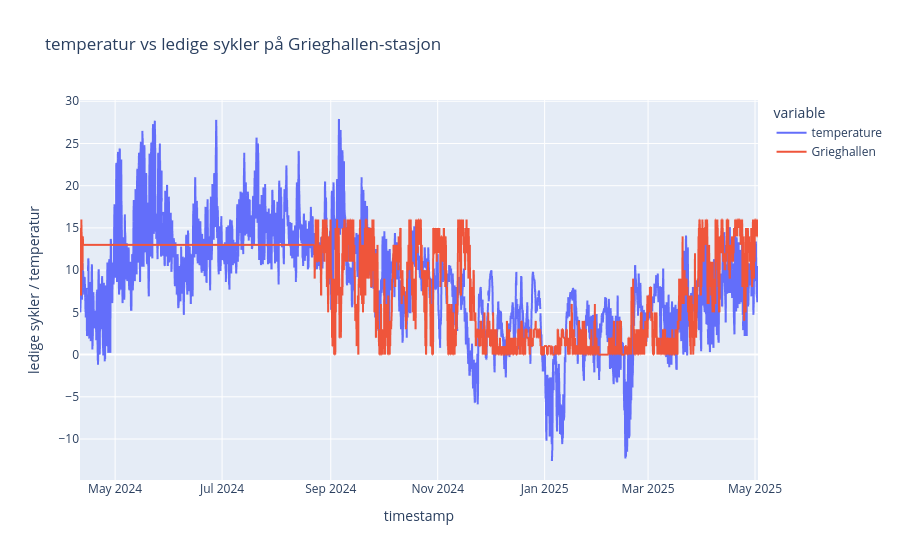

Here is the notebook cell this chart was saved with:
### Code cell
# visualiserer sammenhengen mellom temperatur og ledige sykler på Grieghallen-stasjon via lineplot
fig = px.line(merged_df, "timestamp", ["temperature", "Grieghallen"],
              title="temperatur vs ledige sykler på Grieghallen-stasjon")
fig.update_layout(yaxis_title="ledige sykler / temperatur")
fig.show()

### Figure 1 — Plotly figure (JSON) as saved in the notebook; plotly's stock layout.template omitted (floating-point values rounded to 4 significant figures; data arrays with more than 128 entries replaced by an {"elided": "..."} marker saying what was removed)
{"data": [{"hovertemplate": "variable=temperature<br>timestamp=%{x}<br>value=%{y}<extra></extra>", "legendgroup": "temperature", "line": {"color": "#636efa", "dash": "solid"}, "marker": {"symbol": "circle"}, "mode": "lines", "name": "temperature", "showlegend": true, "type": "scattergl", "x": {"elided": "9284 str values"}, "xaxis": "x", "y": {"elided": "9284 float values"}, "yaxis": "y"}, {"hovertemplate": "variable=Grieghallen<br>timestamp=%{x}<br>value=%{y}<extra></extra>", "legendgroup": "Grieghallen", "line": {"color": "#EF553B", "dash": "solid"}, "marker": {"symbol": "circle"}, "mode": "lines", "name": "Grieghallen", "showlegend": true, "type": "scattergl", "x": {"elided": "9284 str values"}, "xaxis": "x", "y": {"elided": "9284 float values"}, "yaxis": "y"}], "layout": {"legend": {"title": {"text": "variable"}, "tracegroupgap": 0}, "title": {"text": "temperatur vs ledige sykler på Grieghallen-stasjon"}, "xaxis": {"anchor": "y", "domain": [0, 1], "title": {"text": "timestamp"}}, "yaxis": {"anchor": "x", "domain": [0, 1], "title": {"text": "ledige sykler / temperatur"}}}}
